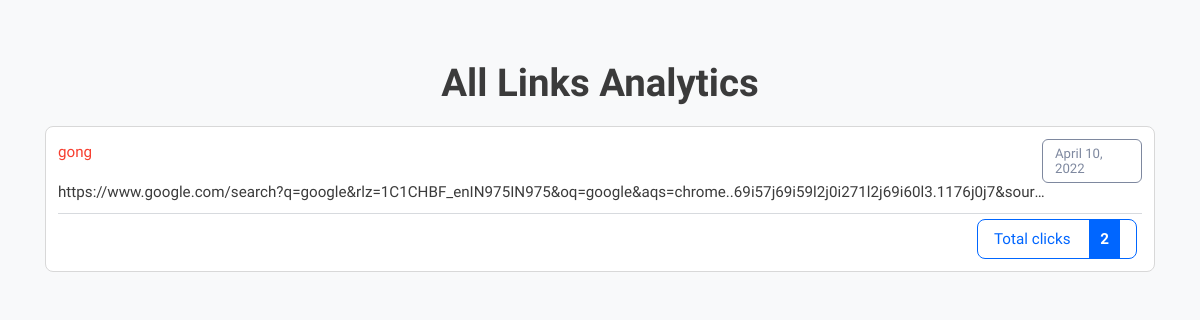
The app's page /all-analytics, older data.
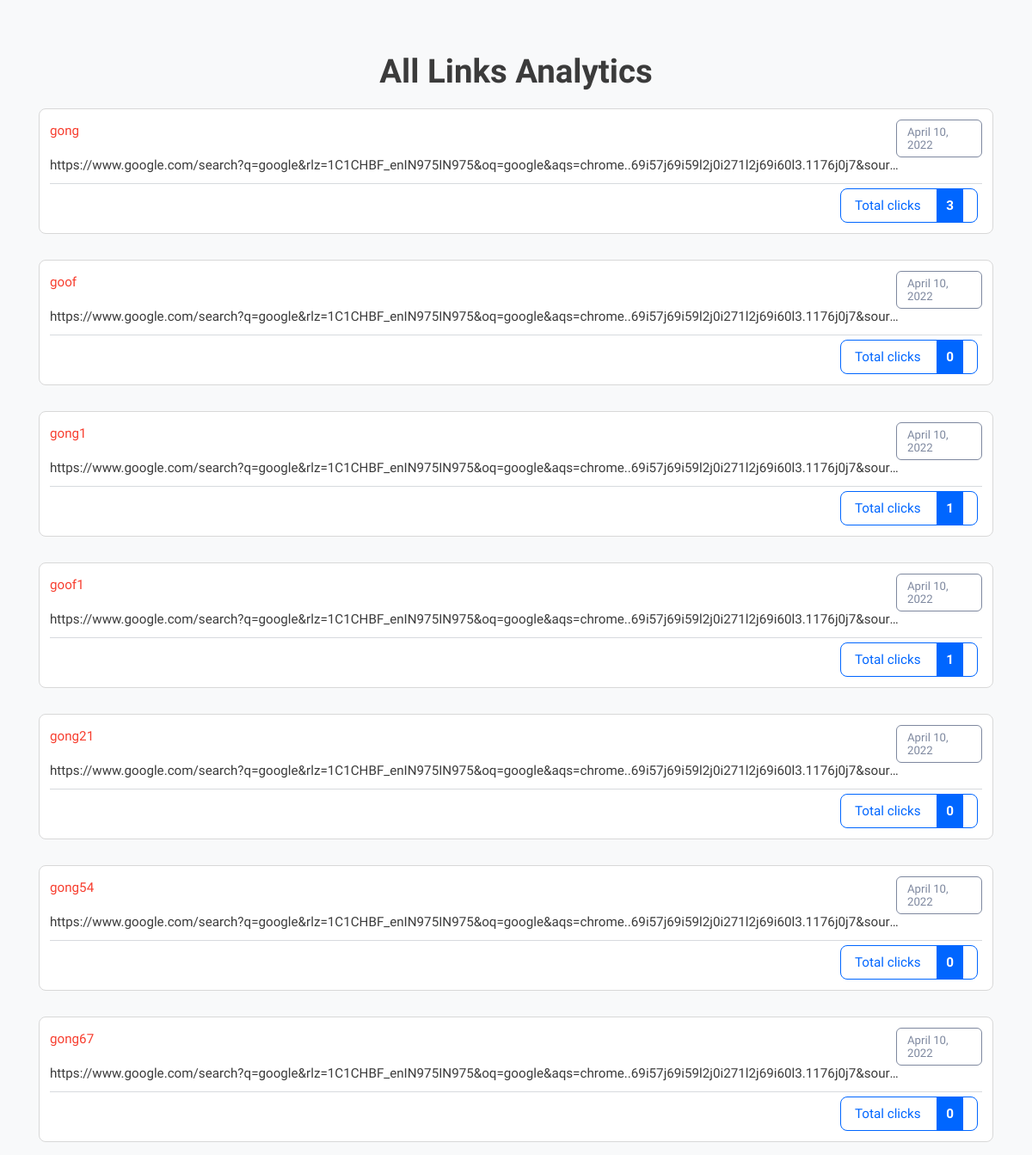
The same page, newer data.
### myapp/models.py (models this page shows)
class LongToShort(models.Model):
    long_url = models.URLField(max_length = 5000)
    short_url = models.CharField(max_length = 100, unique = True)
    date = models.DateField(auto_now_add = True)
    clicks = models.IntegerField(default = 0)

### myapp/views.py (the view)
# urls.py: path('all-analytics',views.all_analytics),
def all_analytics(request):
    rows = LongToShort.objects.all()
    context = {
        "rows" : rows
    }
    return render(request, "all-analytics.html", context)

### myapp/templates/all-analytics.html (shortened to what this page needs)
{% load static %}
<!DOCTYPE html>
<html lang="en" class="">
<head>
	<link rel="stylesheet" href="{% static 'bootstrap.min.css' %}" type="text/css" media="screen">
	<link rel="stylesheet" href="{% static 'style.css' %}" type="text/css" media="screen">
</head>
<body class="pace-done lout_stats30">
	<main id="content" role="main" class="wyniki wyniki_all">
		<div class="container">
			<div class="row">
				<div class="col-12 page_log_in mt-0">
					<h2 class="h1" style="text-align: center;">All Links Analytics</h2>
				</div>
				{% for obj in rows %}
				<div class="url_options url_stats_o" id="1">
					<p class="data_link">{{ obj.date }}</p>
					<p class="url_link">
						{{ obj.long_url }}					</p>
					<p id="link" class="link_element">
						<a href="{{ obj.short_url }}" class="short_url_l" target="blank">
							{{ obj.short_url }}</a>
					</p>
					<div class="stats_total btn-cutt click_stats btn_norm">
						<div>Total clicks <strong class="allClicks">{{ obj.clicks }}</strong></div>
					</div>
				</div>
				{% endfor %}
			</div>
		</div>
	</main>
</body>
</html>

Row changes from the older to the newer data that the page shows:
changed LongToShort "gong": clicks "2" → "3"
added LongToShort: date "April 10, 2022", long_url "https://www.google.com/search?q=google&rlz=1C1CHBF_enIN975IN975&oq=google&aqs=chrome..69i57j69i59l2j0i271l2j69i60l3.1176j0j7&sour…", short_url "goof", clicks "0"
added LongToShort: date "April 10, 2022", long_url "https://www.google.com/search?q=google&rlz=1C1CHBF_enIN975IN975&oq=google&aqs=chrome..69i57j69i59l2j0i271l2j69i60l3.1176j0j7&sour…", short_url "gong1", clicks "1"
added LongToShort: date "April 10, 2022", long_url "https://www.google.com/search?q=google&rlz=1C1CHBF_enIN975IN975&oq=google&aqs=chrome..69i57j69i59l2j0i271l2j69i60l3.1176j0j7&sour…", short_url "goof1", clicks "1"
added LongToShort: date "April 10, 2022", long_url "https://www.google.com/search?q=google&rlz=1C1CHBF_enIN975IN975&oq=google&aqs=chrome..69i57j69i59l2j0i271l2j69i60l3.1176j0j7&sour…", short_url "gong21", clicks "0"
added LongToShort: date "April 10, 2022", long_url "https://www.google.com/search?q=google&rlz=1C1CHBF_enIN975IN975&oq=google&aqs=chrome..69i57j69i59l2j0i271l2j69i60l3.1176j0j7&sour…", short_url "gong54", clicks "0"
added LongToShort: date "April 10, 2022", long_url "https://www.google.com/search?q=google&rlz=1C1CHBF_enIN975IN975&oq=google&aqs=chrome..69i57j69i59l2j0i271l2j69i60l3.1176j0j7&sour…", short_url "gong67", clicks "0"
